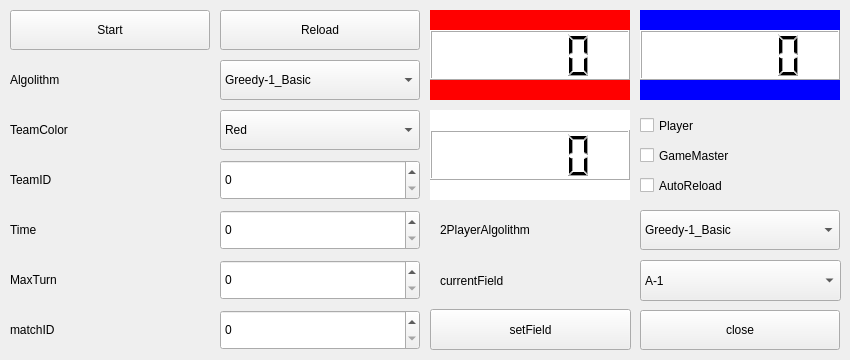
<?xml version="1.0" encoding="UTF-8"?>
<ui version="4.0">
 <class>MainWindow</class>
 <widget class="QWidget" name="MainWindow">
  <property name="windowModality">
   <enum>Qt::NonModal</enum>
  </property>
  <property name="geometry">
   <rect>
    <x>0</x>
    <y>0</y>
    <width>850</width>
    <height>360</height>
   </rect>
  </property>
  <property name="font">
   <font>
    <family>MS UI Gothic</family>
   </font>
  </property>
  <property name="windowTitle">
   <string>MainWindow</string>
  </property>
  <widget class="QPushButton" name="pushButton_close">
   <property name="geometry">
    <rect>
     <x>640</x>
     <y>310</y>
     <width>200</width>
     <height>40</height>
    </rect>
   </property>
   <property name="text">
    <string>close</string>
   </property>
  </widget>
  <widget class="QPushButton" name="pushButton_reload">
   <property name="geometry">
    <rect>
     <x>220</x>
     <y>10</y>
     <width>200</width>
     <height>40</height>
    </rect>
   </property>
   <property name="text">
    <string>Reload</string>
   </property>
  </widget>
  <widget class="QPushButton" name="pushButton_start">
   <property name="enabled">
    <bool>true</bool>
   </property>
   <property name="geometry">
    <rect>
     <x>10</x>
     <y>10</y>
     <width>200</width>
     <height>40</height>
    </rect>
   </property>
   <property name="maximumSize">
    <size>
     <width>16777215</width>
     <height>16777215</height>
    </size>
   </property>
   <property name="cursor">
    <cursorShape>ArrowCursor</cursorShape>
   </property>
   <property name="mouseTracking">
    <bool>false</bool>
   </property>
   <property name="text">
    <string>Start</string>
   </property>
  </widget>
  <widget class="QLabel" name="label_algolithm">
   <property name="geometry">
    <rect>
     <x>10</x>
     <y>60</y>
     <width>200</width>
     <height>40</height>
    </rect>
   </property>
   <property name="text">
    <string>Algolithm</string>
   </property>
  </widget>
  <widget class="QLabel" name="label_teamColor">
   <property name="geometry">
    <rect>
     <x>10</x>
     <y>110</y>
     <width>200</width>
     <height>40</height>
    </rect>
   </property>
   <property name="text">
    <string>TeamColor</string>
   </property>
  </widget>
  <widget class="QLabel" name="label_time">
   <property name="geometry">
    <rect>
     <x>10</x>
     <y>210</y>
     <width>200</width>
     <height>40</height>
    </rect>
   </property>
   <property name="text">
    <string>Time</string>
   </property>
  </widget>
  <widget class="QLabel" name="label_maxTurn">
   <property name="geometry">
    <rect>
     <x>10</x>
     <y>260</y>
     <width>200</width>
     <height>40</height>
    </rect>
   </property>
   <property name="text">
    <string>MaxTurn</string>
   </property>
  </widget>
  <widget class="QComboBox" name="comboBox_algolithm">
   <property name="geometry">
    <rect>
     <x>220</x>
     <y>60</y>
     <width>200</width>
     <height>40</height>
    </rect>
   </property>
   <item>
    <property name="text">
     <string>Greedy-1_Basic</string>
    </property>
   </item>
   <item>
    <property name="text">
     <string>Greedy-1_A-1</string>
    </property>
   </item>
   <item>
    <property name="text">
     <string>Greedy-1_A-2</string>
    </property>
   </item>
   <item>
    <property name="text">
     <string>Greedy-1_A-3</string>
    </property>
   </item>
   <item>
    <property name="text">
     <string>Greedy-1_A-4</string>
    </property>
   </item>
   <item>
    <property name="text">
     <string>Greedy-1_B-1</string>
    </property>
   </item>
   <item>
    <property name="text">
     <string>Greedy-1_B-2</string>
    </property>
   </item>
   <item>
    <property name="text">
     <string>Greedy-1_B-3</string>
    </property>
   </item>
   <item>
    <property name="text">
     <string>Greedy-1_C-1</string>
    </property>
   </item>
   <item>
    <property name="text">
     <string>Greedy-1_C-2</string>
    </property>
   </item>
   <item>
    <property name="text">
     <string>Greedy-1_D-1</string>
    </property>
   </item>
   <item>
    <property name="text">
     <string>Greedy-1_D-2</string>
    </property>
   </item>
   <item>
    <property name="text">
     <string>Greedy-1_E-1</string>
    </property>
   </item>
   <item>
    <property name="text">
     <string>Greedy-1_E-2</string>
    </property>
   </item>
   <item>
    <property name="text">
     <string>Greedy-1_F-1</string>
    </property>
   </item>
   <item>
    <property name="text">
     <string>Greedy-1_F-2</string>
    </property>
   </item>
   <item>
    <property name="text">
     <string>Greedy-2_Basic</string>
    </property>
   </item>
   <item>
    <property name="text">
     <string>Greedy-2_A-1</string>
    </property>
   </item>
   <item>
    <property name="text">
     <string>Greedy-2_A-2</string>
    </property>
   </item>
   <item>
    <property name="text">
     <string>Greedy-2_A-3</string>
    </property>
   </item>
   <item>
    <property name="text">
     <string>Greedy-2_A-4</string>
    </property>
   </item>
   <item>
    <property name="text">
     <string>Greedy-2_B-1</string>
    </property>
   </item>
   <item>
    <property name="text">
     <string>Greedy-2_B-2</string>
    </property>
   </item>
   <item>
    <property name="text">
     <string>Greedy-2_B-3</string>
    </property>
   </item>
   <item>
    <property name="text">
     <string>Greedy-2_C-1</string>
    </property>
   </item>
   <item>
    <property name="text">
     <string>Greedy-2_C-2</string>
    </property>
   </item>
   <item>
    <property name="text">
     <string>Greedy-2_D-1</string>
    </property>
   </item>
   <item>
    <property name="text">
     <string>Greedy-2_D-2</string>
    </property>
   </item>
   <item>
    <property name="text">
     <string>Greedy-2_E-1</string>
    </property>
   </item>
   <item>
    <property name="text">
     <string>Greedy-2_E-2</string>
    </property>
   </item>
   <item>
    <property name="text">
     <string>Greedy-2_F-1</string>
    </property>
   </item>
   <item>
    <property name="text">
     <string>Greedy-2_F-2</string>
    </property>
   </item>
   <item>
    <property name="text">
     <string>Greedy-1_test</string>
    </property>
   </item>
   <item>
    <property name="text">
     <string>Greedy-2_test</string>
    </property>
   </item>
  </widget>
  <widget class="QComboBox" name="comboBox_teamColor">
   <property name="geometry">
    <rect>
     <x>220</x>
     <y>110</y>
     <width>200</width>
     <height>40</height>
    </rect>
   </property>
   <item>
    <property name="text">
     <string>Red</string>
    </property>
   </item>
   <item>
    <property name="text">
     <string>Blue</string>
    </property>
   </item>
  </widget>
  <widget class="QSpinBox" name="spinBox_time">
   <property name="geometry">
    <rect>
     <x>220</x>
     <y>210</y>
     <width>200</width>
     <height>40</height>
    </rect>
   </property>
  </widget>
  <widget class="QSpinBox" name="spinBox_maxTurn">
   <property name="geometry">
    <rect>
     <x>220</x>
     <y>260</y>
     <width>200</width>
     <height>40</height>
    </rect>
   </property>
  </widget>
  <widget class="QLabel" name="label_color_red">
   <property name="geometry">
    <rect>
     <x>430</x>
     <y>10</y>
     <width>200</width>
     <height>20</height>
    </rect>
   </property>
   <property name="styleSheet">
    <string notr="true">background:#f00</string>
   </property>
   <property name="text">
    <string/>
   </property>
  </widget>
  <widget class="QLabel" name="label_color_blue">
   <property name="geometry">
    <rect>
     <x>640</x>
     <y>10</y>
     <width>200</width>
     <height>20</height>
    </rect>
   </property>
   <property name="styleSheet">
    <string notr="true">background:#00f</string>
   </property>
   <property name="text">
    <string/>
   </property>
  </widget>
  <widget class="QLabel" name="label_color_red_2">
   <property name="geometry">
    <rect>
     <x>430</x>
     <y>80</y>
     <width>200</width>
     <height>20</height>
    </rect>
   </property>
   <property name="styleSheet">
    <string notr="true">background:#f00</string>
   </property>
   <property name="text">
    <string/>
   </property>
  </widget>
  <widget class="QLabel" name="label_color_blue_2">
   <property name="geometry">
    <rect>
     <x>640</x>
     <y>80</y>
     <width>200</width>
     <height>20</height>
    </rect>
   </property>
   <property name="styleSheet">
    <string notr="true">background:#00f</string>
   </property>
   <property name="text">
    <string/>
   </property>
  </widget>
  <widget class="QLCDNumber" name="lcdNumber_red">
   <property name="geometry">
    <rect>
     <x>430</x>
     <y>30</y>
     <width>200</width>
     <height>50</height>
    </rect>
   </property>
   <property name="styleSheet">
    <string notr="true">background:#fff</string>
   </property>
   <property name="segmentStyle">
    <enum>QLCDNumber::Filled</enum>
   </property>
   <property name="intValue" stdset="0">
    <number>0</number>
   </property>
  </widget>
  <widget class="QLCDNumber" name="lcdNumber_blue">
   <property name="geometry">
    <rect>
     <x>640</x>
     <y>30</y>
     <width>200</width>
     <height>50</height>
    </rect>
   </property>
   <property name="styleSheet">
    <string notr="true">background:#fff</string>
   </property>
  </widget>
  <widget class="QLCDNumber" name="lcdNumber_turn">
   <property name="geometry">
    <rect>
     <x>430</x>
     <y>130</y>
     <width>200</width>
     <height>50</height>
    </rect>
   </property>
   <property name="styleSheet">
    <string notr="true">background:#fff</string>
   </property>
   <property name="smallDecimalPoint">
    <bool>false</bool>
   </property>
   <property name="digitCount">
    <number>5</number>
   </property>
   <property name="mode">
    <enum>QLCDNumber::Dec</enum>
   </property>
   <property name="intValue" stdset="0">
    <number>0</number>
   </property>
  </widget>
  <widget class="QLabel" name="label_color_white">
   <property name="geometry">
    <rect>
     <x>430</x>
     <y>110</y>
     <width>200</width>
     <height>20</height>
    </rect>
   </property>
   <property name="styleSheet">
    <string notr="true">background:#fff</string>
   </property>
   <property name="text">
    <string/>
   </property>
  </widget>
  <widget class="QLabel" name="label_color_white_2">
   <property name="geometry">
    <rect>
     <x>430</x>
     <y>180</y>
     <width>200</width>
     <height>20</height>
    </rect>
   </property>
   <property name="styleSheet">
    <string notr="true">background:#fff</string>
   </property>
   <property name="text">
    <string/>
   </property>
  </widget>
  <widget class="QLabel" name="label_teamID">
   <property name="geometry">
    <rect>
     <x>10</x>
     <y>160</y>
     <width>200</width>
     <height>40</height>
    </rect>
   </property>
   <property name="text">
    <string>TeamID</string>
   </property>
  </widget>
  <widget class="QSpinBox" name="spinBox_teamID">
   <property name="geometry">
    <rect>
     <x>220</x>
     <y>160</y>
     <width>200</width>
     <height>40</height>
    </rect>
   </property>
   <property name="maximum">
    <number>999999999</number>
   </property>
  </widget>
  <widget class="QLabel" name="label_matchID">
   <property name="geometry">
    <rect>
     <x>10</x>
     <y>310</y>
     <width>200</width>
     <height>40</height>
    </rect>
   </property>
   <property name="text">
    <string>matchID</string>
   </property>
  </widget>
  <widget class="QSpinBox" name="spinBox_matchID">
   <property name="geometry">
    <rect>
     <x>220</x>
     <y>310</y>
     <width>200</width>
     <height>40</height>
    </rect>
   </property>
   <property name="maximum">
    <number>999999999</number>
   </property>
  </widget>
  <widget class="QCheckBox" name="checkBox_gameMaster">
   <property name="geometry">
    <rect>
     <x>640</x>
     <y>140</y>
     <width>200</width>
     <height>31</height>
    </rect>
   </property>
   <property name="text">
    <string>GameMaster</string>
   </property>
  </widget>
  <widget class="QCheckBox" name="checkBox_player">
   <property name="geometry">
    <rect>
     <x>640</x>
     <y>110</y>
     <width>200</width>
     <height>31</height>
    </rect>
   </property>
   <property name="text">
    <string>Player</string>
   </property>
  </widget>
  <widget class="QLabel" name="label_algolithm_2">
   <property name="geometry">
    <rect>
     <x>440</x>
     <y>210</y>
     <width>191</width>
     <height>40</height>
    </rect>
   </property>
   <property name="text">
    <string>2PlayerAlgolithm</string>
   </property>
  </widget>
  <widget class="QComboBox" name="comboBox_algolithm_2">
   <property name="geometry">
    <rect>
     <x>640</x>
     <y>210</y>
     <width>200</width>
     <height>40</height>
    </rect>
   </property>
   <item>
    <property name="text">
     <string>Greedy-1_Basic</string>
    </property>
   </item>
   <item>
    <property name="text">
     <string>Greedy-1_A-1</string>
    </property>
   </item>
   <item>
    <property name="text">
     <string>Greedy-1_A-2</string>
    </property>
   </item>
   <item>
    <property name="text">
     <string>Greedy-1_A-3</string>
    </property>
   </item>
   <item>
    <property name="text">
     <string>Greedy-1_A-4</string>
    </property>
   </item>
   <item>
    <property name="text">
     <string>Greedy-1_B-1</string>
    </property>
   </item>
   <item>
    <property name="text">
     <string>Greedy-1_B-2</string>
    </property>
   </item>
   <item>
    <property name="text">
     <string>Greedy-1_B-3</string>
    </property>
   </item>
   <item>
    <property name="text">
     <string>Greedy-1_C-1</string>
    </property>
   </item>
   <item>
    <property name="text">
     <string>Greedy-1_C-2</string>
    </property>
   </item>
   <item>
    <property name="text">
     <string>Greedy-1_D-1</string>
    </property>
   </item>
   <item>
    <property name="text">
     <string>Greedy-1_D-2</string>
    </property>
   </item>
   <item>
    <property name="text">
     <string>Greedy-1_E-1</string>
    </property>
   </item>
   <item>
    <property name="text">
     <string>Greedy-1_E-2</string>
    </property>
   </item>
   <item>
    <property name="text">
     <string>Greedy-1_F-1</string>
    </property>
   </item>
   <item>
    <property name="text">
     <string>Greedy-1_F-2</string>
    </property>
   </item>
   <item>
    <property name="text">
     <string>Greedy-2_Basic</string>
    </property>
   </item>
   <item>
    <property name="text">
     <string>Greedy-2_A-1</string>
    </property>
   </item>
   <item>
    <property name="text">
     <string>Greedy-2_A-2</string>
    </property>
   </item>
   <item>
    <property name="text">
     <string>Greedy-2_A-3</string>
    </property>
   </item>
   <item>
    <property name="text">
     <string>Greedy-2_A-4</string>
    </property>
   </item>
   <item>
    <property name="text">
     <string>Greedy-2_B-1</string>
    </property>
   </item>
   <item>
    <property name="text">
     <string>Greedy-2_B-2</string>
    </property>
   </item>
   <item>
    <property name="text">
     <string>Greedy-2_B-3</string>
    </property>
   </item>
   <item>
    <property name="text">
     <string>Greedy-2_D-1</string>
    </property>
   </item>
   <item>
    <property name="text">
     <string>Greedy-2_D-2</string>
    </property>
   </item>
   <item>
    <property name="text">
     <string>Greedy-2_C-1</string>
    </property>
   </item>
   <item>
    <property name="text">
     <string>Greedy-2_C-2</string>
    </property>
   </item>
   <item>
    <property name="text">
     <string>Greedy-2_E-1</string>
    </property>
   </item>
   <item>
    <property name="text">
     <string>Greedy-2_E-2</string>
    </property>
   </item>
   <item>
    <property name="text">
     <string>Greedy-2_F-1</string>
    </property>
   </item>
   <item>
    <property name="text">
     <string>Greedy-2_F-2</string>
    </property>
   </item>
   <item>
    <property name="text">
     <string>Greedy-1_test</string>
    </property>
   </item>
   <item>
    <property name="text">
     <string>Greedy-2_test</string>
    </property>
   </item>
  </widget>
  <widget class="QCheckBox" name="checkBox_autoReload">
   <property name="geometry">
    <rect>
     <x>640</x>
     <y>170</y>
     <width>181</width>
     <height>31</height>
    </rect>
   </property>
   <property name="text">
    <string>AutoReload</string>
   </property>
  </widget>
  <widget class="QComboBox" name="comboBox_selectField">
   <property name="geometry">
    <rect>
     <x>640</x>
     <y>260</y>
     <width>201</width>
     <height>41</height>
    </rect>
   </property>
   <item>
    <property name="text">
     <string>A-1</string>
    </property>
   </item>
   <item>
    <property name="text">
     <string>A-2</string>
    </property>
   </item>
   <item>
    <property name="text">
     <string>A-3</string>
    </property>
   </item>
   <item>
    <property name="text">
     <string>A-4</string>
    </property>
   </item>
   <item>
    <property name="text">
     <string>B-1</string>
    </property>
   </item>
   <item>
    <property name="text">
     <string>B-2</string>
    </property>
   </item>
   <item>
    <property name="text">
     <string>B-3</string>
    </property>
   </item>
   <item>
    <property name="text">
     <string>C-1</string>
    </property>
   </item>
   <item>
    <property name="text">
     <string>C-2</string>
    </property>
   </item>
   <item>
    <property name="text">
     <string>D-1</string>
    </property>
   </item>
   <item>
    <property name="text">
     <string>D-2</string>
    </property>
   </item>
   <item>
    <property name="text">
     <string>E-1</string>
    </property>
   </item>
   <item>
    <property name="text">
     <string>E-2</string>
    </property>
   </item>
   <item>
    <property name="text">
     <string>F-1</string>
    </property>
   </item>
   <item>
    <property name="text">
     <string>F-2</string>
    </property>
   </item>
  </widget>
  <widget class="QPushButton" name="pushButton_setField">
   <property name="geometry">
    <rect>
     <x>430</x>
     <y>309</y>
     <width>201</width>
     <height>41</height>
    </rect>
   </property>
   <property name="text">
    <string>setField</string>
   </property>
  </widget>
  <widget class="QLabel" name="label_currentField">
   <property name="geometry">
    <rect>
     <x>440</x>
     <y>260</y>
     <width>191</width>
     <height>41</height>
    </rect>
   </property>
   <property name="text">
    <string>currentField</string>
   </property>
  </widget>
 </widget>
 <layoutdefault spacing="6" margin="11"/>
 <resources/>
 <connections/>
</ui>
